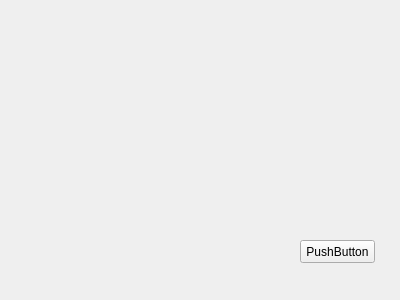
<?xml version="1.0" encoding="UTF-8"?>
<ui version="4.0">
 <class>Form</class>
 <widget class="QWidget" name="Form">
  <property name="geometry">
   <rect>
    <x>0</x>
    <y>0</y>
    <width>400</width>
    <height>300</height>
   </rect>
  </property>
  <property name="windowTitle">
   <string>Form</string>
  </property>
  <widget class="QPushButton" name="pushButton">
   <property name="geometry">
    <rect>
     <x>300</x>
     <y>240</y>
     <width>75</width>
     <height>23</height>
    </rect>
   </property>
   <property name="text">
    <string>PushButton</string>
   </property>
  </widget>
 </widget>
 <resources/>
 <connections/>
</ui>
